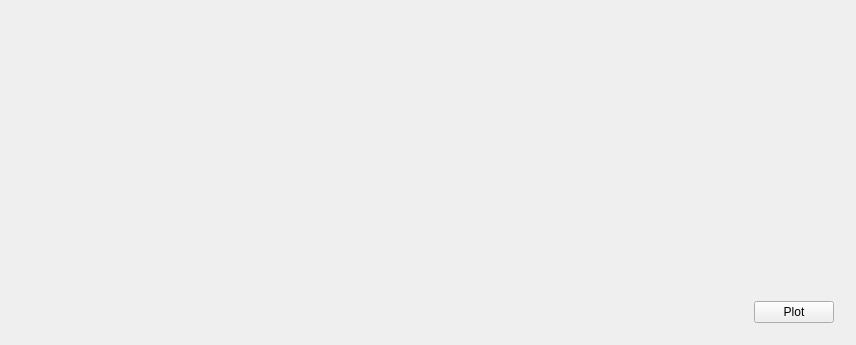
<?xml version="1.0" encoding="UTF-8"?>
<ui version="4.0">
 <class>MainWindow</class>
 <widget class="QMainWindow" name="MainWindow">
  <property name="geometry">
   <rect>
    <x>0</x>
    <y>0</y>
    <width>856</width>
    <height>345</height>
   </rect>
  </property>
  <property name="windowTitle">
   <string>MainWindow</string>
  </property>
  <widget class="QWidget" name="centralWidget">
   <layout class="QVBoxLayout" name="verticalLayout" stretch="1,0,0">
    <item>
     <widget class="TracesWidget" name="tracesWidget" native="true"/>
    </item>
    <item>
     <widget class="RsaToolbox::ErrorLabel" name="error" native="true"/>
    </item>
    <item>
     <widget class="QWidget" name="widget" native="true">
      <layout class="QHBoxLayout" name="horizontalLayout">
       <item>
        <spacer name="horizontalSpacer">
         <property name="orientation">
          <enum>Qt::Horizontal</enum>
         </property>
         <property name="sizeHint" stdset="0">
          <size>
           <width>736</width>
           <height>20</height>
          </size>
         </property>
        </spacer>
       </item>
       <item>
        <widget class="QPushButton" name="button">
         <property name="text">
          <string>Plot</string>
         </property>
        </widget>
       </item>
      </layout>
     </widget>
    </item>
   </layout>
  </widget>
 </widget>
 <layoutdefault spacing="6" margin="11"/>
 <customwidgets>
  <customwidget>
   <class>RsaToolbox::ErrorLabel</class>
   <extends>QWidget</extends>
   <header>ErrorLabel.h</header>
   <container>1</container>
  </customwidget>
  <customwidget>
   <class>TracesWidget</class>
   <extends>QWidget</extends>
   <header>TracesWidget.h</header>
   <container>1</container>
  </customwidget>
 </customwidgets>
 <resources/>
 <connections/>
</ui>
